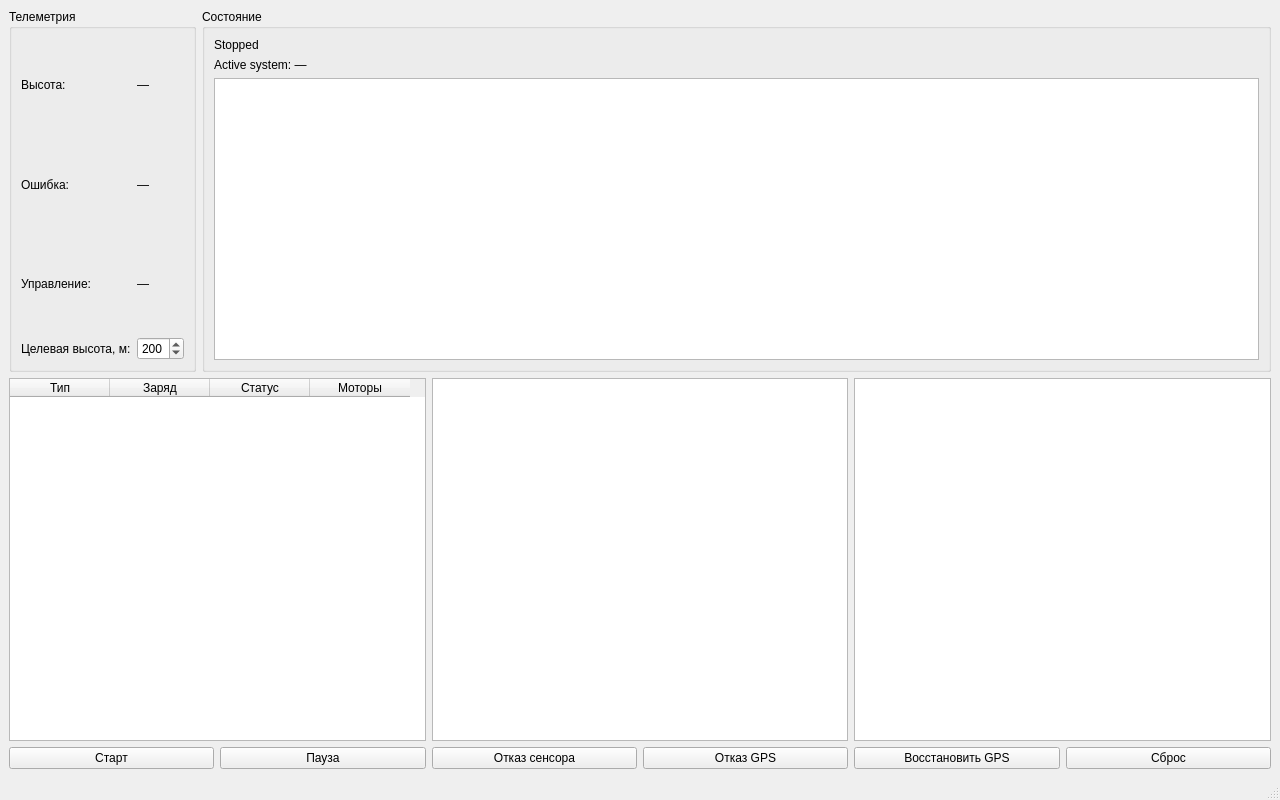
<?xml version="1.0" encoding="UTF-8"?>
<ui version="4.0">
 <class>MainWindow</class>
 <widget class="QMainWindow" name="MainWindow">
  <property name="geometry">
   <rect><x>0</x><y>0</y><width>1280</width><height>800</height></rect>
  </property>
  <property name="windowTitle">
   <string>Наземная станция управления БПЛА</string>
  </property>
  <widget class="QWidget" name="centralwidget">
   <layout class="QVBoxLayout" name="mainLayout">
    <item>
     <layout class="QHBoxLayout" name="topLayout">
      <item>
       <widget class="QGroupBox" name="groupTelemetry">
        <property name="title"><string>Телеметрия</string></property>
        <layout class="QGridLayout" name="telemetryLayout">
         <item row="0" column="0">
          <widget class="QLabel" name="captionAltitude">
           <property name="text"><string>Высота:</string></property>
          </widget>
         </item>
         <item row="0" column="1">
          <widget class="QLabel" name="labelAltitude">
           <property name="text"><string>—</string></property>
          </widget>
         </item>
         <item row="1" column="0">
          <widget class="QLabel" name="captionError">
           <property name="text"><string>Ошибка:</string></property>
          </widget>
         </item>
         <item row="1" column="1">
          <widget class="QLabel" name="labelError">
           <property name="text"><string>—</string></property>
          </widget>
         </item>
         <item row="2" column="0">
          <widget class="QLabel" name="captionOutput">
           <property name="text"><string>Управление:</string></property>
          </widget>
         </item>
         <item row="2" column="1">
          <widget class="QLabel" name="labelOutput">
           <property name="text"><string>—</string></property>
          </widget>
         </item>
         <item row="3" column="0">
          <widget class="QLabel" name="captionTarget">
           <property name="text"><string>Целевая высота, м:</string></property>
          </widget>
         </item>
         <item row="3" column="1">
          <widget class="QDoubleSpinBox" name="spinTarget">
           <property name="decimals"><number>0</number></property>
           <property name="minimum"><double>50.000000000000000</double></property>
           <property name="maximum"><double>500.000000000000000</double></property>
           <property name="singleStep"><double>10.000000000000000</double></property>
           <property name="value"><double>200.000000000000000</double></property>
          </widget>
         </item>
        </layout>
       </widget>
      </item>
      <item>
       <widget class="QGroupBox" name="groupStatus">
        <property name="title"><string>Состояние</string></property>
        <layout class="QVBoxLayout" name="statusLayout">
         <item>
          <widget class="QLabel" name="labelStatus">
           <property name="text"><string>Stopped</string></property>
          </widget>
         </item>
         <item>
          <widget class="QLabel" name="labelNav">
           <property name="text"><string>Active system: —</string></property>
          </widget>
         </item>
         <item>
          <widget class="QListWidget" name="listLog"/>
         </item>
        </layout>
       </widget>
      </item>
     </layout>
    </item>
    <item>
     <layout class="QHBoxLayout" name="viewsLayout">
      <item>
       <widget class="QTableWidget" name="tableFleet">
        <column><property name="text"><string>Тип</string></property></column>
        <column><property name="text"><string>Заряд</string></property></column>
        <column><property name="text"><string>Статус</string></property></column>
        <column><property name="text"><string>Моторы</string></property></column>
       </widget>
      </item>
      <item>
       <widget class="QChartView" name="chartView">
        <property name="minimumSize"><size><width>380</width><height>300</height></size></property>
       </widget>
      </item>
      <item>
       <widget class="QGraphicsView" name="graphicsView">
        <property name="minimumSize"><size><width>300</width><height>300</height></size></property>
       </widget>
      </item>
     </layout>
    </item>
    <item>
     <layout class="QHBoxLayout" name="buttonsLayout">
      <item>
       <widget class="QPushButton" name="btnStart">
        <property name="text"><string>Старт</string></property>
       </widget>
      </item>
      <item>
       <widget class="QPushButton" name="btnPause">
        <property name="text"><string>Пауза</string></property>
       </widget>
      </item>
      <item>
       <widget class="QPushButton" name="btnFaultSensor">
        <property name="text"><string>Отказ сенсора</string></property>
       </widget>
      </item>
      <item>
       <widget class="QPushButton" name="btnFaultGps">
        <property name="text"><string>Отказ GPS</string></property>
       </widget>
      </item>
      <item>
       <widget class="QPushButton" name="btnRestoreGps">
        <property name="text"><string>Восстановить GPS</string></property>
       </widget>
      </item>
      <item>
       <widget class="QPushButton" name="btnReset">
        <property name="text"><string>Сброс</string></property>
       </widget>
      </item>
     </layout>
    </item>
   </layout>
  </widget>
  <widget class="QStatusBar" name="statusbar"/>
 </widget>
 <customwidgets>
  <customwidget>
   <class>QChartView</class>
   <extends>QGraphicsView</extends>
   <header location="global">QChartView</header>
  </customwidget>
 </customwidgets>
 <resources/>
 <connections/>
</ui>
